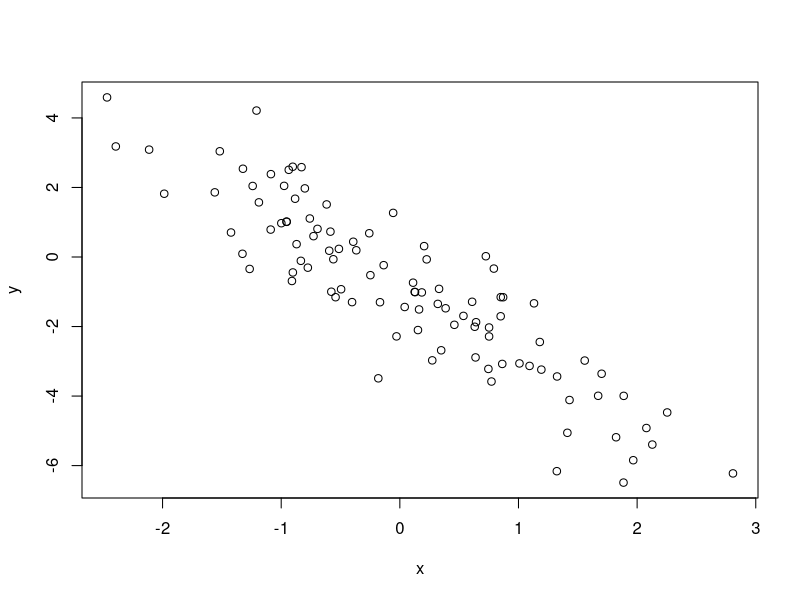
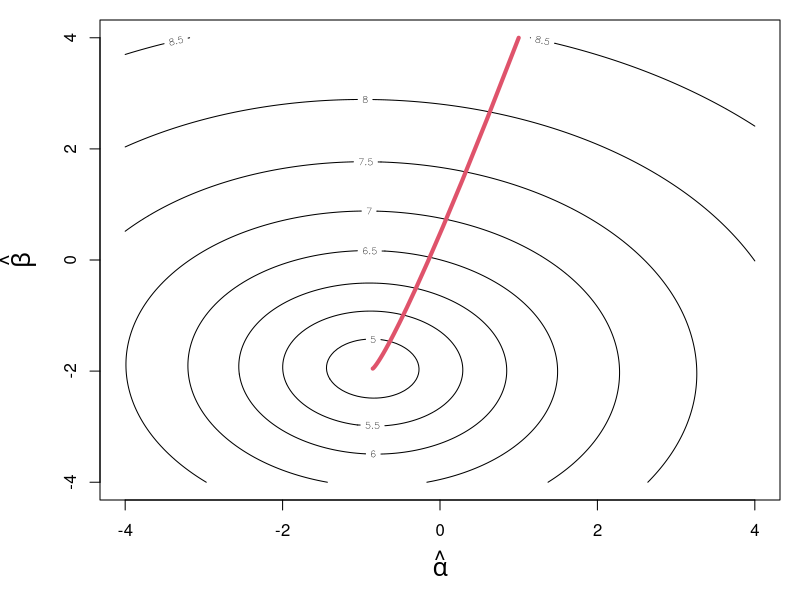

The R source for these figures, in order:
#### R_Demo_neuralnet_gradiant_decent_lm.R 
##########################################################################
## INSTRUCTOR: Christopher Fariss
## COURSE NAME: Advanced Computational Methods for Social Media and Textual Data (2F)
## University of Essex Summer School 2021
##
## Date: 2021-07-24
##
## Please e-mail me if you find any errors or have and suggestions (either email is fine)
## e-mail: cjf0006@gmail.com
## e-mail: cjfariss@umich.edu
##########################################################################
## Introduction to tutorial:
##
## Overview of Gradient Decent for a linear model with two parameters (intercept and slope).
##
## Gradient decent is an iterative process used to find the best parameter value(s) in any model and especially a neural network.
##
##########################################################################


## load libraries
library(MASS)

## set learning rate this varies on the unit interval (0 to 1]
lr <- .2

n <- 100
x <- rnorm(n)

alpha <- -1
beta <- -2

y <- alpha + beta*x + rnorm(n)
plot(x=x, y=y)
fit <- lm(y ~ x)
summary(fit)


X_mat <- cbind(1,x)
head(X_mat)

# Start with a random guess
alpha_hat <- 1
beta_hat <- 4


iterations <- 100

loss <- NA
variance <- NA

y_hat <- matrix(NA, nrow=n, ncol=iterations)
y_error <- matrix(NA, nrow=n, ncol=iterations)
delta <- matrix(NA, nrow=2, ncol=iterations)

## sequential iterations to evaulate loss function
for (j in 1:iterations){
    
    ## calculate the predicted y_hat based on the observed x variable and the best guess of alpha and beta
    y_hat[,j] <- alpha_hat[j] + beta_hat[j] * x
    
    ## difference between the predicted y (y_hat) and y is the error for y
    y_error[,j] <- y_hat[,j] - y
    
    ## the estimated error is used to calculate the unexplained variance between y and y_hat, which is the sum of squared errors
    loss[j] <- sum(y_error[,j]^2)
    
    ## calculate the gradient at that point (this works because the errors are independent to the column vectors in X
    ##delta[1:2,j] <- (t(X_mat) %*% y_error[,j]) * (1/n)
    
    ##
    delta[1,j] <- sum(X_mat[,1] * y_error[,j])/n
    delta[2,j] <- sum(X_mat[,2] * y_error[,j])/n

    ## shift estimates along the gradient (+ function if y-y_hat; - function if y_hat-y)
    alpha_hat[j+1] <- alpha_hat[j] - (lr*delta[1,j])
    beta_hat[j+1] <- beta_hat[j] - (lr*delta[2,j])
}

## print lm summary from above
summary(fit)

## print the last value of the sequence of parameter estimates
alpha_hat[length(alpha_hat)]
beta_hat[length(beta_hat)]


## the least squares solution
solve(t(X_mat) %*% X_mat) %*% t(X_mat) %*% y

## note that these give distinct regression models because the covariance between alpha and beta are not included (so they are different from the one above)
solve(t(X_mat[,2]) %*% X_mat[,2]) %*% t(X_mat[,2]) %*% y
solve(t(X_mat[,1]) %*% X_mat[,1]) %*% t(X_mat[,1]) %*% y


## graph the values as a function of the loss statistic
ALPHA_seq <- seq(from=-4,4,.05)
BETA_seq <- seq(from=-4,4,.05)

LOSS <- matrix(NA, nrow=length(ALPHA_seq), ncol=length(BETA_seq))

## grid search for graphing
for(i in 1:length(ALPHA_seq)){
    for(j in 1:length(ALPHA_seq)){
        Y_hat <- ALPHA_seq[i] + BETA_seq[j] * X_mat[,2]
        LOSS[i,j] <- sum((y-Y_hat)^2)
    }
}

## plot the log loss
par(mar=c(5,5,1,1))
contour(ALPHA_seq, BETA_seq, log(LOSS), xlab=expression(hat(alpha)), ylab=expression(hat(beta)), cex.lab=1.5)
lines(alpha_hat, beta_hat, col=2, lwd=4)
